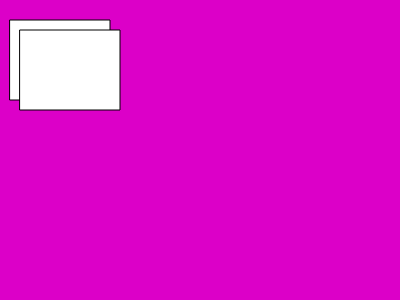
Frame 1 (no input)
Frame 60 (no input): identical to frame 1, image omitted
Frame 120 (the mouse pressed at the canvas centre since frame 60): identical to frame 1, image omitted

The p5.js sketch that drew this single still picture (run headless with seeded random() and noise() and a simulated clock; from frame 60 on, the mouse is pressed at the canvas centre):

// p5.js sketch
// ── sketch.js
function setup() {
  createCanvas(400, 300);
}

function draw() {
  // background(red, green, blue)
  background(220, 0, 200);

  // try to change the numbers below to see differences
  // rect(x, y, width, height)
  rect(10, 20, 100, 80);
  
  // translate(x, y)
  translate(10, 10);
  rect(10, 20, 100, 80);
}

// https://github.com/Codingrainbow/Rainbow-Code/blob/master/p5.js/1.1_p5.js_basics_of_drawing/sketch.js
// https://www.youtube.com/watch?v=c3TeLi6Ns1E&list=PLRqwX-V7Uu6Zy51Q-x9tMWIv9cueOFTFA&t=10m
